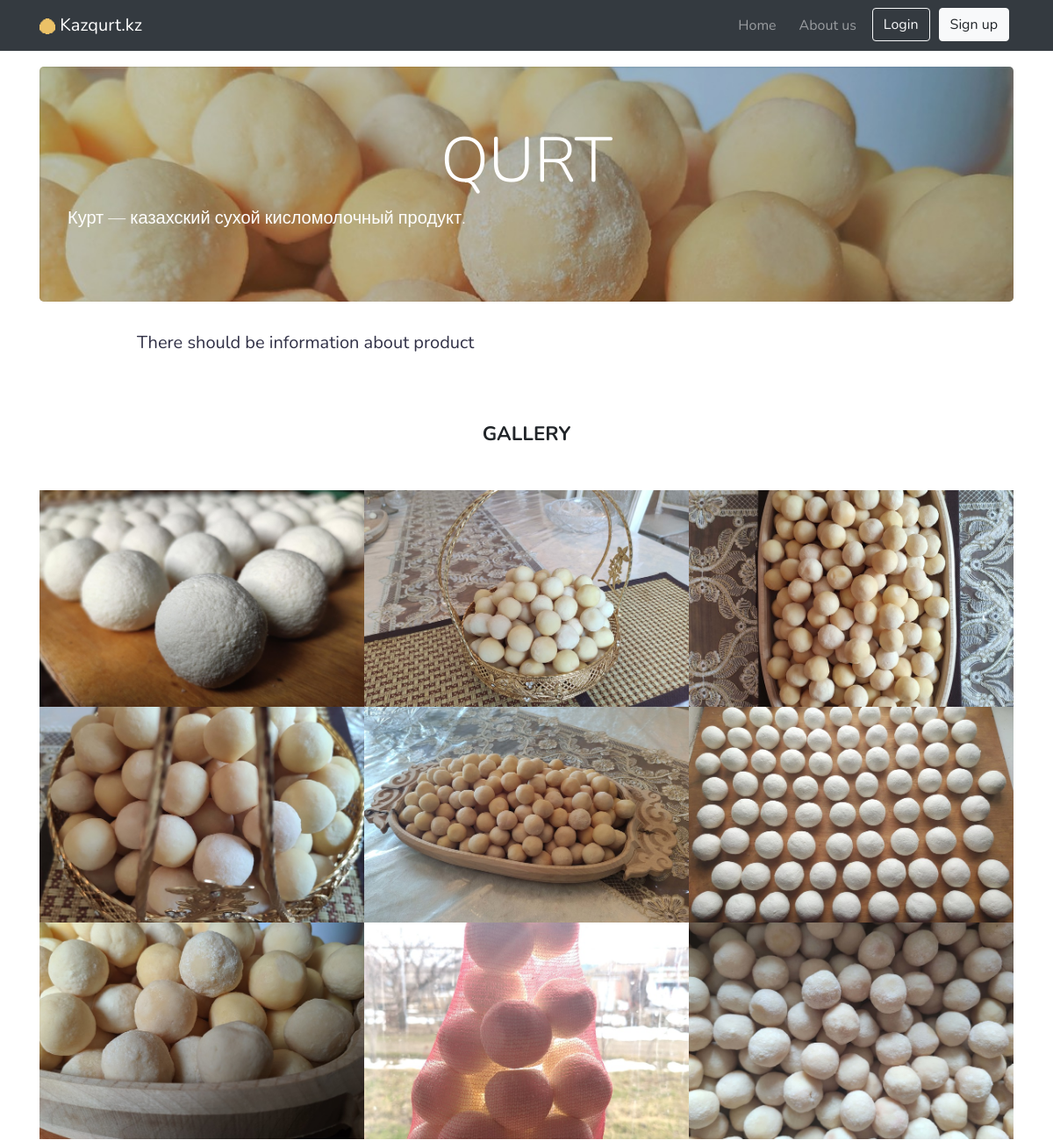
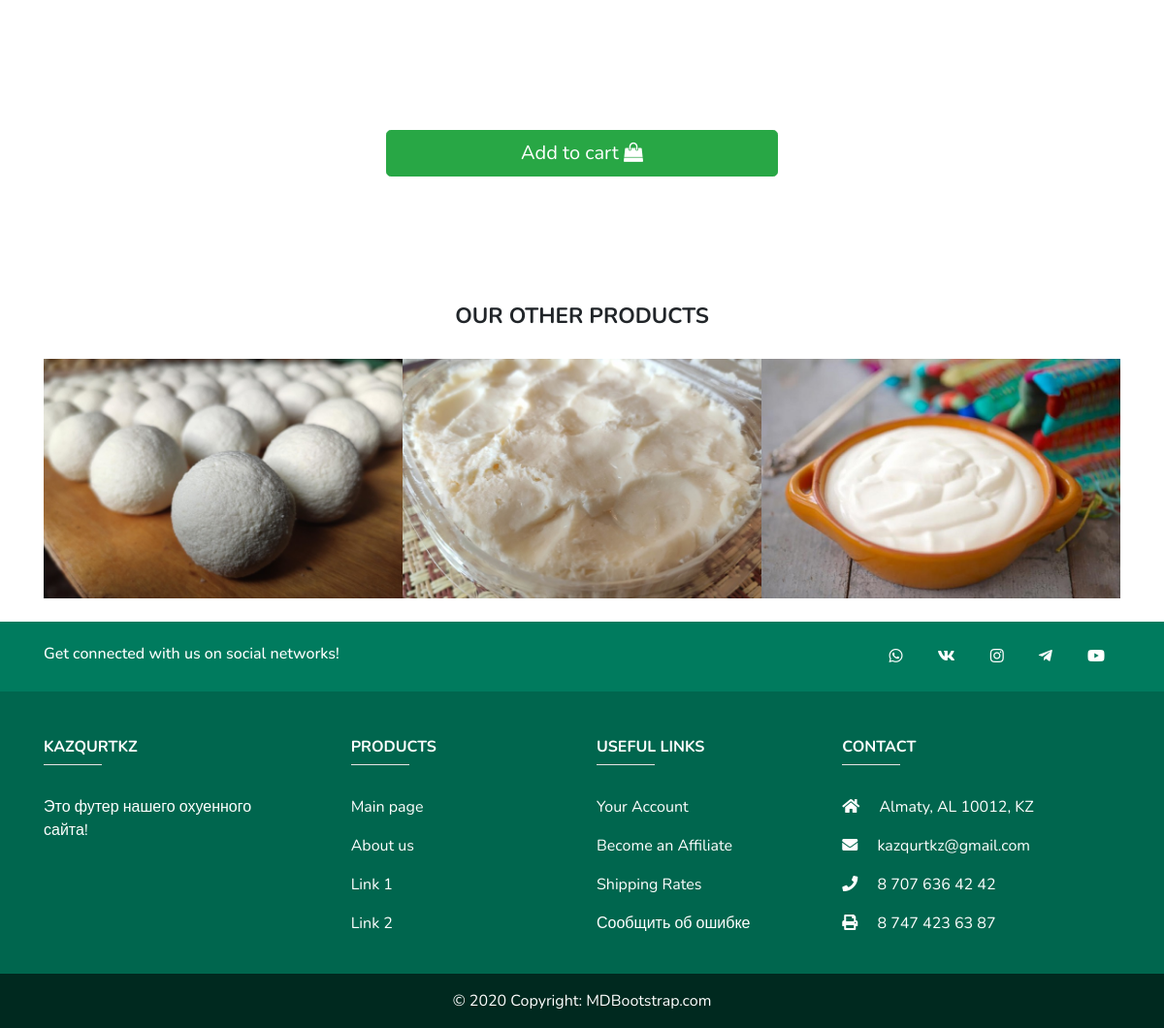
The page /pages/products.php?id=1 on the database its author committed (2 pictures, top to bottom).
### tables this page shows
CREATE TABLE `products` (
  `id` int(11) NOT NULL,
  `title` varchar(100) NOT NULL,
  `cover_info` varchar(255) NOT NULL,
  `banner_info` varchar(255) NOT NULL,
  `product_info` varchar(255) NOT NULL
);

### pages/products.php (the view, shortened to what this page needs)
<?php require "../includes/config.php"; ?>
<!DOCTYPE html>
<html>
<head>
    <?php require "../includes/head.php"; ?>
	<link rel="stylesheet" href="https://cdnjs.cloudflare.com/ajax/libs/baguettebox.js/1.10.0/baguetteBox.min.css" />
	<link rel="stylesheet" href="../css/compact-gallery.css">
</head>
<body>
	<?php include "../includes/navbar.php"; ?>
	<div class="container">
		<?php
		$products = mysqli_query($connection, "SELECT * FROM `products` WHERE `id` = " . (int) $_GET['id']);
		if (mysqli_num_rows($products) <= 0) {
			echo "<p>The page you requested was not found!</p>";
		} else {
			$prod = mysqli_fetch_assoc($products);
		?>
			<header
				class="jumbotron"
				style="background-image: url(../img/product-banners/product-banner-<?php echo $prod['title']; ?>.jpg);"
			>
				<h1 class="display-3 text-center" style="text-transform: uppercase;"><?php echo $prod['title']; ?></h1>
				<p class="lead"><?php echo $prod['banner_info']; ?></p>
			</header>
			<div class="mb-4" id="anchor">
				<div class="cover_info1">
					<p>
						There should be information about product
					</p>
				</div>
				<div class="gallery-block compact-gallery">
					<h2 class="heading">Gallery</h2>
					<div class="row no-gutters">
						<?php
						for ($i = 1; $i <= 9; $i++) { ?>
							<div class="col-md-6 col-lg-4 item zoom-on-hover">
								<a class="lightbox"
								href="../img/product-gallery/<?php echo $prod['title']; ?>/<?php echo $prod['title'] . $i . '.jpg'; ?>">
									<img class="img-fluid image" src="../img/product-gallery/<?php echo $prod['title']; ?>/<?php echo $prod['title'] . $i . '.jpg'; ?>">
								</a>
							</div>
						<?php }  ?>
					</div>
				</div>
					<div class="order-section">
						<a href="/my_purchases.php?id=<?php echo $prod['title'] ?>">
							<button type="submit" name="send" class="btn btn-success btn-lg btn-block">
								Add to cart <i class="fa fa-shopping-bag"></i>
							</button>
						</a>
					</div>
				<div class="bottom-section">
					<h2 class="heading">Our other products</h2>
					<div class="row no-gutters">
						<?php
						$products_get_count = mysqli_query($connection, "SELECT COUNT(id) FROM `products`");
						$prod1 = mysqli_fetch_assoc($products_get_count);
						for ($i = 1; $i <= $prod1['COUNT(id)']; $i++) {
							$productid = mysqli_query($connection, "SELECT * FROM `products` WHERE `id` = " . $i);
							$product = mysqli_fetch_assoc($productid);
						?>
							<div class="col-md-6 col-lg-4 item zoom-on-hover">
								<a href="/pages/products.php?id=<?php echo $i; ?>">
									<img
										class="img-fluid image"
										src="../img/product-gallery/<?php echo $product['title']; ?>/<?php echo $product['title'] . 1 . '.jpg'; ?>"
									>
								</a>
							</div>
						<?php }  ?>
					</div>
				</div>
			</div>
		<?php } ?>
	</div>
	<?php include "../includes/footer.php"; ?>
</body>
</html>

### css/style.css (style rules this page uses)
html, body { font-family: 'Nunito', sans-serif; }
.heading { text-align: center; margin-bottom: 30px; font-weight: bold; font-size: 1.4rem; text-transform: uppercase; }
.jumbotron { margin-top: 76px; background-size: cover; color: white; }
.cover_info1 { max-width: 80%; margin: auto; }
.cover_info1 p { font-size: 20px; color: rgb(48, 48, 70); }
.order-section { max-width: 40%; margin: auto; margin-bottom: 5%; margin-top: 5%; padding: 20px; }
.order-section a { text-decoration: none; }
.bottom-section { margin-top: 10%; }

### css/compact-gallery.css (style rules this page uses)
.gallery-block { padding-bottom: 60px; padding-top: 60px; }
.gallery-block .heading { margin-bottom: 50px; text-align: center; }
.gallery-block.compact-gallery .item { overflow: hidden; margin-bottom: 0; background: black; opacity: 1; }
.gallery-block.compact-gallery .item .image { transition: 0.8s ease; }

### rows shown on the page
products: title (picture), title "QURT", banner_info "Курт — казахский сухой кисломолочный продукт."
products: title (picture)
products: title (picture)

### other values the page prints
$config['title'] "Kazqurt.kz"
